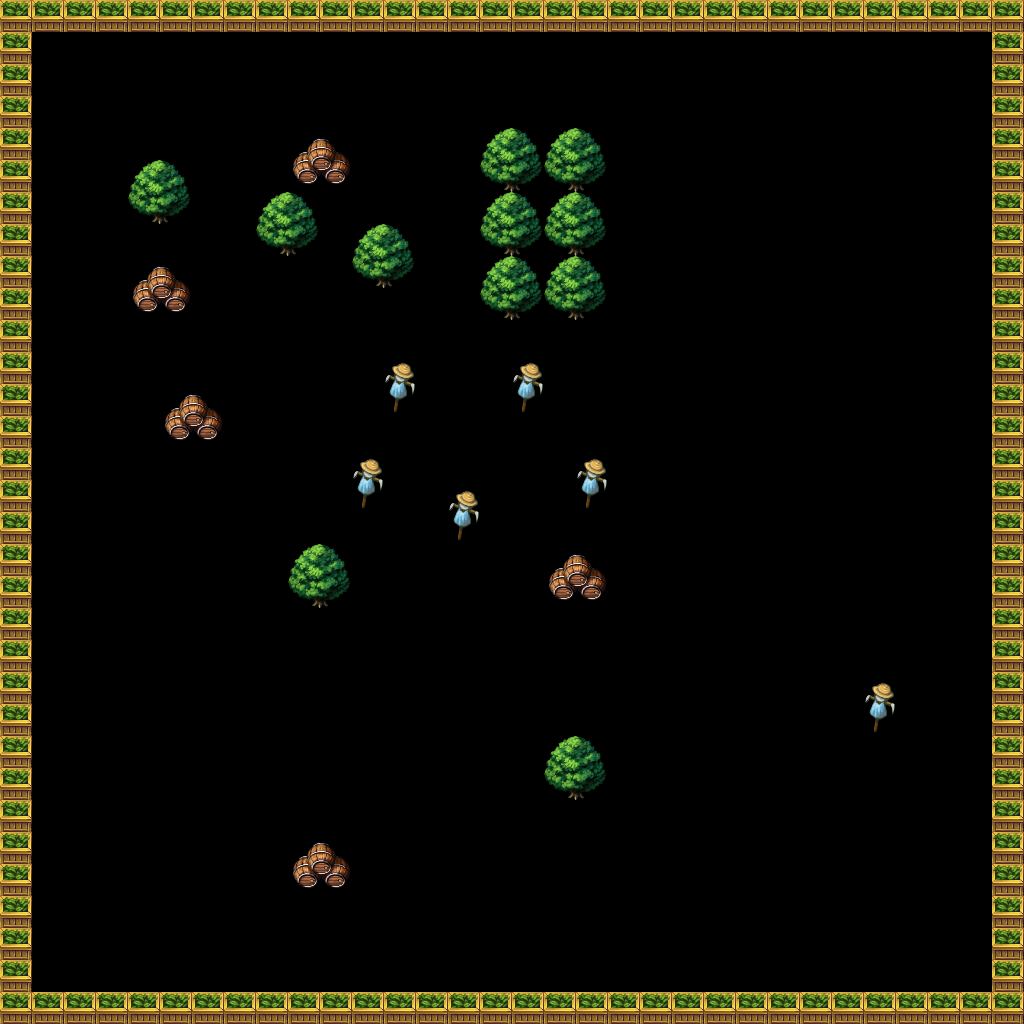

Tiled map render using the project's own tile images. Description and the whole map definition, tile-layer contents included, below:
An orthogonal 32x32 tile map with 32x32 px tiles, 1 tile layer (object), 1 hidden layer not drawn.

<map version="1.0" orientation="orthogonal" renderorder="right-down" width="32" height="32" tilewidth="32" tileheight="32" nextobjectid="1">
 <tileset firstgid="1" name="tileset" tilewidth="32" tileheight="32" tilecount="240">
  <image source="mapImage.png" width="512" height="480" />
 </tileset>
 <layer name="bg" width="32" height="32" visible="0">
  <data encoding="csv">
1,1,1,1,1,1,1,1,1,1,1,1,1,1,1,1,1,1,1,1,1,1,1,1,1,1,1,1,1,1,1,1,
1,1,1,1,1,1,1,1,1,1,1,1,1,1,1,1,1,1,1,1,1,1,1,1,1,1,1,1,1,1,1,1,
1,1,1,1,1,1,1,1,1,1,1,1,1,1,1,1,1,1,1,1,1,1,1,1,1,1,1,1,1,1,1,1,
1,1,1,1,1,1,1,1,1,1,1,1,1,1,1,1,1,1,1,1,1,1,1,1,1,1,1,1,1,1,1,1,
1,1,1,1,1,1,1,1,1,1,1,1,1,1,1,1,1,1,1,1,1,1,1,1,1,1,1,1,1,1,1,1,
1,1,1,1,1,1,1,1,1,1,1,1,1,1,1,1,1,1,1,1,1,1,1,1,1,1,1,1,1,1,1,1,
1,1,1,1,1,1,1,1,1,1,1,1,1,1,1,1,1,1,1,1,1,1,1,1,1,1,1,1,1,1,1,1,
1,1,1,1,1,1,1,1,1,1,1,1,1,1,1,1,1,1,1,1,1,1,1,1,1,1,1,1,1,1,1,1,
1,1,1,1,1,1,1,1,1,1,1,1,1,1,1,1,1,1,1,1,1,1,1,1,1,1,1,1,1,1,1,1,
1,1,1,1,1,1,1,1,1,1,1,1,1,1,1,1,1,1,1,1,1,1,1,1,1,1,1,1,1,1,1,1,
1,1,1,1,1,1,1,1,1,1,1,1,1,1,1,1,1,1,1,1,1,1,1,1,1,1,1,1,1,1,1,1,
1,1,1,1,1,1,1,1,1,1,1,1,1,1,1,1,1,1,1,1,1,1,1,1,1,1,1,1,1,1,1,1,
1,1,1,1,1,1,1,1,1,1,1,1,1,1,1,1,1,1,1,1,1,1,1,1,1,1,1,1,1,1,1,1,
1,1,1,1,1,1,1,1,1,1,1,1,1,1,1,1,1,1,1,1,1,1,1,1,1,1,1,1,1,1,1,1,
1,1,1,1,1,1,1,1,1,1,1,1,1,1,1,1,1,1,1,1,1,1,1,1,1,1,1,1,1,1,1,1,
1,1,1,1,1,1,1,1,1,1,1,1,1,1,1,1,1,1,1,1,1,1,1,1,1,1,1,1,1,1,1,1,
1,1,1,1,1,1,1,1,1,1,1,1,1,1,1,1,1,1,1,1,1,1,1,1,1,1,1,1,1,1,1,1,
1,1,1,1,1,1,1,1,1,1,1,1,1,1,1,1,1,1,1,1,1,1,1,1,1,1,1,1,1,1,1,1,
1,1,1,1,1,1,1,1,1,1,1,1,1,1,1,1,1,1,1,1,1,1,1,1,1,1,1,1,1,1,1,1,
1,1,1,1,1,1,1,1,1,1,1,1,1,1,1,1,1,1,1,1,1,1,1,1,1,1,1,1,1,1,1,1,
1,1,1,1,1,1,1,1,1,1,1,1,1,1,1,1,1,1,1,1,1,1,1,1,1,1,1,1,1,1,1,1,
1,1,1,1,1,1,1,1,1,1,1,1,1,1,1,1,1,1,1,1,1,1,1,1,1,1,1,1,1,1,1,1,
1,1,1,1,1,1,1,1,1,1,1,1,1,1,1,1,1,1,1,1,1,1,1,1,1,1,1,1,1,1,1,1,
1,1,1,1,1,1,1,1,1,1,1,1,1,1,1,1,1,1,1,1,1,1,1,1,1,1,1,1,1,1,1,1,
1,1,1,1,1,1,1,1,1,1,1,1,1,1,1,1,1,1,1,1,1,1,1,1,1,1,1,1,1,1,1,1,
1,1,1,1,1,1,1,1,1,1,1,1,1,1,1,1,1,1,1,1,1,1,1,1,1,1,1,1,1,1,1,1,
1,1,1,1,1,1,1,1,1,1,1,1,1,1,1,1,1,1,1,1,1,1,1,1,1,1,1,1,1,1,1,1,
1,1,1,1,1,1,1,1,1,1,1,1,1,1,1,1,1,1,1,1,1,1,1,1,1,1,1,1,1,1,1,1,
1,1,1,1,1,1,1,1,1,1,1,1,1,1,1,1,1,1,1,1,1,1,1,1,1,1,1,1,1,1,1,1,
1,1,1,1,1,1,1,1,1,1,1,1,1,1,1,1,1,1,1,1,1,1,1,1,1,1,1,1,1,1,1,1,
1,1,1,1,1,1,1,1,1,1,1,1,1,1,1,1,1,1,1,1,1,1,1,1,1,1,1,1,1,1,1,1,
1,1,1,1,1,1,1,1,1,1,1,1,1,1,1,1,1,1,1,1,1,1,1,1,1,1,1,1,1,1,1,1
</data>
 </layer>
 <layer name="object" width="32" height="32">
  <data encoding="csv">
181,181,181,181,181,181,181,181,181,181,181,181,181,181,181,181,181,181,181,181,181,181,181,181,181,181,181,181,181,181,181,181,
181,0,0,0,0,0,0,0,0,0,0,0,0,0,0,0,0,0,0,0,0,0,0,0,0,0,0,0,0,0,0,181,
181,0,0,0,0,0,0,0,0,0,0,0,0,0,0,0,0,0,0,0,0,0,0,0,0,0,0,0,0,0,0,181,
181,0,0,0,0,0,0,0,0,0,0,0,0,0,0,0,0,0,0,0,0,0,0,0,0,0,0,0,0,0,0,181,
181,0,0,0,0,0,0,0,0,200,201,0,0,0,0,130,131,130,131,0,0,0,0,0,0,0,0,0,0,0,0,181,
181,0,0,0,130,131,0,0,0,216,217,0,0,0,0,146,147,146,147,0,0,0,0,0,0,0,0,0,0,0,0,181,
181,0,0,0,146,147,0,0,130,131,0,0,0,0,0,130,131,130,131,0,0,0,0,0,0,0,0,0,0,0,0,181,
181,0,0,0,0,0,0,0,146,147,0,130,131,0,0,146,147,146,147,0,0,0,0,0,0,0,0,0,0,0,0,181,
181,0,0,0,200,201,0,0,0,0,0,146,147,0,0,130,131,130,131,0,0,0,0,0,0,0,0,0,0,0,0,181,
181,0,0,0,216,217,0,0,0,0,0,0,0,0,0,146,147,146,147,0,0,0,0,0,0,0,0,0,0,0,0,181,
181,0,0,0,0,0,0,0,0,0,0,0,0,0,0,0,0,0,0,0,0,0,0,0,0,0,0,0,0,0,0,181,
181,0,0,0,0,0,0,0,0,0,0,0,85,0,0,0,85,0,0,0,0,0,0,0,0,0,0,0,0,0,0,181,
181,0,0,0,0,200,201,0,0,0,0,0,101,0,0,0,101,0,0,0,0,0,0,0,0,0,0,0,0,0,0,181,
181,0,0,0,0,216,217,0,0,0,0,0,0,0,0,0,0,0,0,0,0,0,0,0,0,0,0,0,0,0,0,181,
181,0,0,0,0,0,0,0,0,0,0,85,0,0,0,0,0,0,85,0,0,0,0,0,0,0,0,0,0,0,0,181,
181,0,0,0,0,0,0,0,0,0,0,101,0,0,85,0,0,0,101,0,0,0,0,0,0,0,0,0,0,0,0,181,
181,0,0,0,0,0,0,0,0,0,0,0,0,0,101,0,0,0,0,0,0,0,0,0,0,0,0,0,0,0,0,181,
181,0,0,0,0,0,0,0,0,130,131,0,0,0,0,0,0,200,201,0,0,0,0,0,0,0,0,0,0,0,0,181,
181,0,0,0,0,0,0,0,0,146,147,0,0,0,0,0,0,216,217,0,0,0,0,0,0,0,0,0,0,0,0,181,
181,0,0,0,0,0,0,0,0,0,0,0,0,0,0,0,0,0,0,0,0,0,0,0,0,0,0,0,0,0,0,181,
181,0,0,0,0,0,0,0,0,0,0,0,0,0,0,0,0,0,0,0,0,0,0,0,0,0,0,0,0,0,0,181,
181,0,0,0,0,0,0,0,0,0,0,0,0,0,0,0,0,0,0,0,0,0,0,0,0,0,0,85,0,0,0,181,
181,0,0,0,0,0,0,0,0,0,0,0,0,0,0,0,0,0,0,0,0,0,0,0,0,0,0,101,0,0,0,181,
181,0,0,0,0,0,0,0,0,0,0,0,0,0,0,0,0,130,131,0,0,0,0,0,0,0,0,0,0,0,0,181,
181,0,0,0,0,0,0,0,0,0,0,0,0,0,0,0,0,146,147,0,0,0,0,0,0,0,0,0,0,0,0,181,
181,0,0,0,0,0,0,0,0,0,0,0,0,0,0,0,0,0,0,0,0,0,0,0,0,0,0,0,0,0,0,181,
181,0,0,0,0,0,0,0,0,200,201,0,0,0,0,0,0,0,0,0,0,0,0,0,0,0,0,0,0,0,0,181,
181,0,0,0,0,0,0,0,0,216,217,0,0,0,0,0,0,0,0,0,0,0,0,0,0,0,0,0,0,0,0,181,
181,0,0,0,0,0,0,0,0,0,0,0,0,0,0,0,0,0,0,0,0,0,0,0,0,0,0,0,0,0,0,181,
181,0,0,0,0,0,0,0,0,0,0,0,0,0,0,0,0,0,0,0,0,0,0,0,0,0,0,0,0,0,0,181,
181,0,0,0,0,0,0,0,0,0,0,0,0,0,0,0,0,0,0,0,0,0,0,0,0,0,0,0,0,0,0,181,
181,181,181,181,181,181,181,181,181,181,181,181,181,181,181,181,181,181,181,181,181,181,181,181,181,181,181,181,181,181,181,181
</data>
 </layer>
</map>
